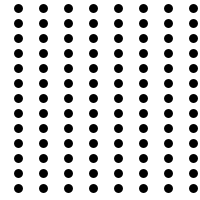
Frame 1 (no input)
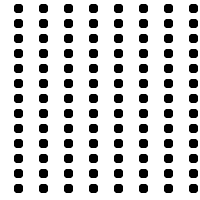
Frame 60 (the mouse pressed at the canvas centre just before this capture)
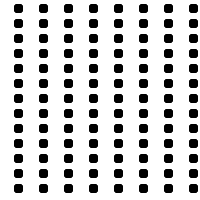
Frame 120 (the mouse held since frame 60 and released just before this capture)

The Processing sketch that drew these frames (run headless with seeded random() and noise(); from frame 60 on, the mouse is pressed at the canvas centre):

// Processing sketch: processing_187219
// ── processing_187219.pde

int VGAP = 5;
int HGAP = 15;

int NROWS = 13;
int NCOLS = 8;

void setup(){
 background(255);
 size(200,200);
 strokeWeight(5);
 strokeCap(ROUND);
 fill(0);
 smooth();
 ellipseMode(RADIUS);
}


void draw(){
  for(int i = 0; i < NROWS; i++){
    for(int j = 0; j < NCOLS; j++){
     ellipse(3+HGAP+j*(10+HGAP),3+VGAP+i*(10+VGAP),2,2); 
    }
  }
}
